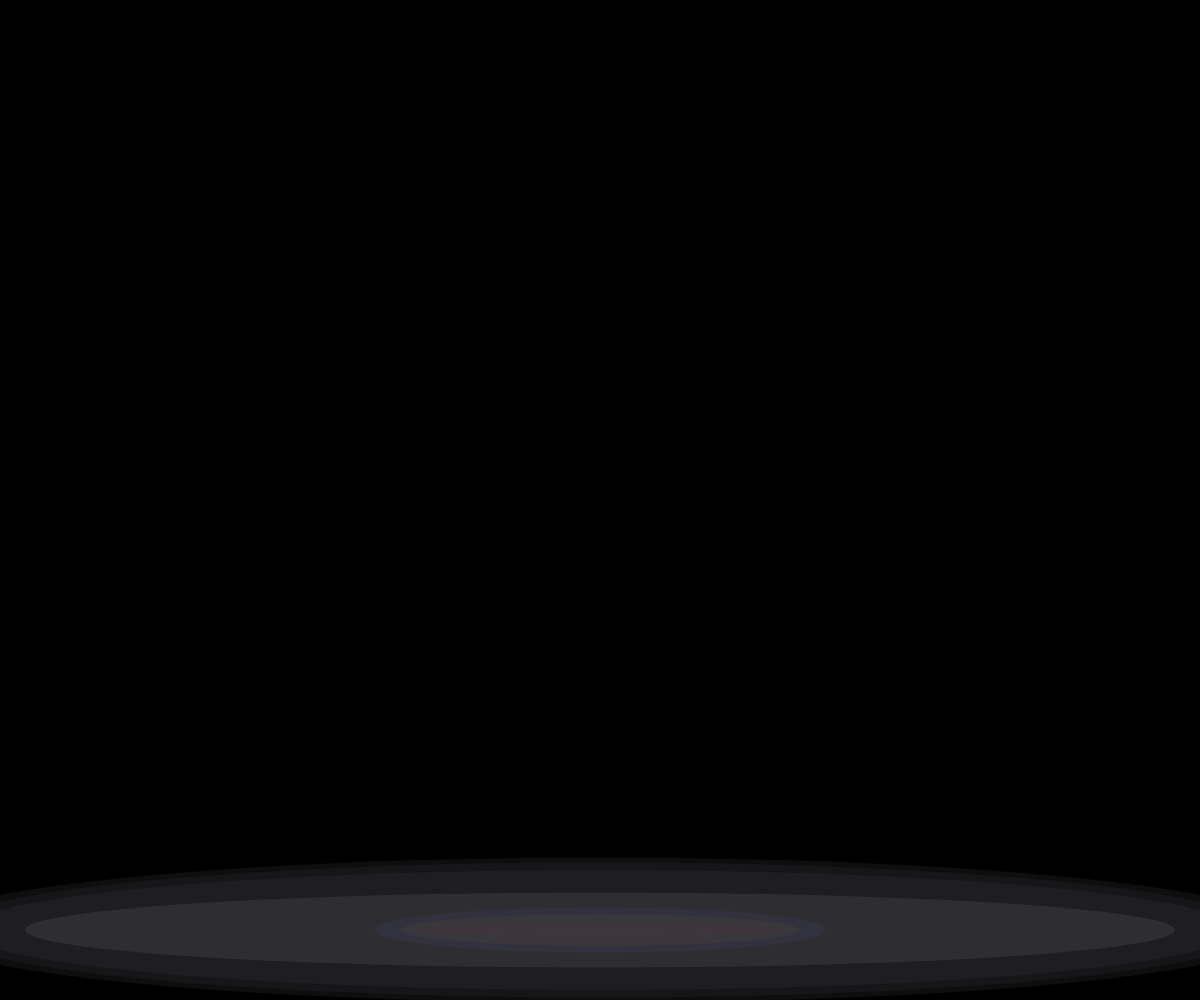
Frame 1 (no input)
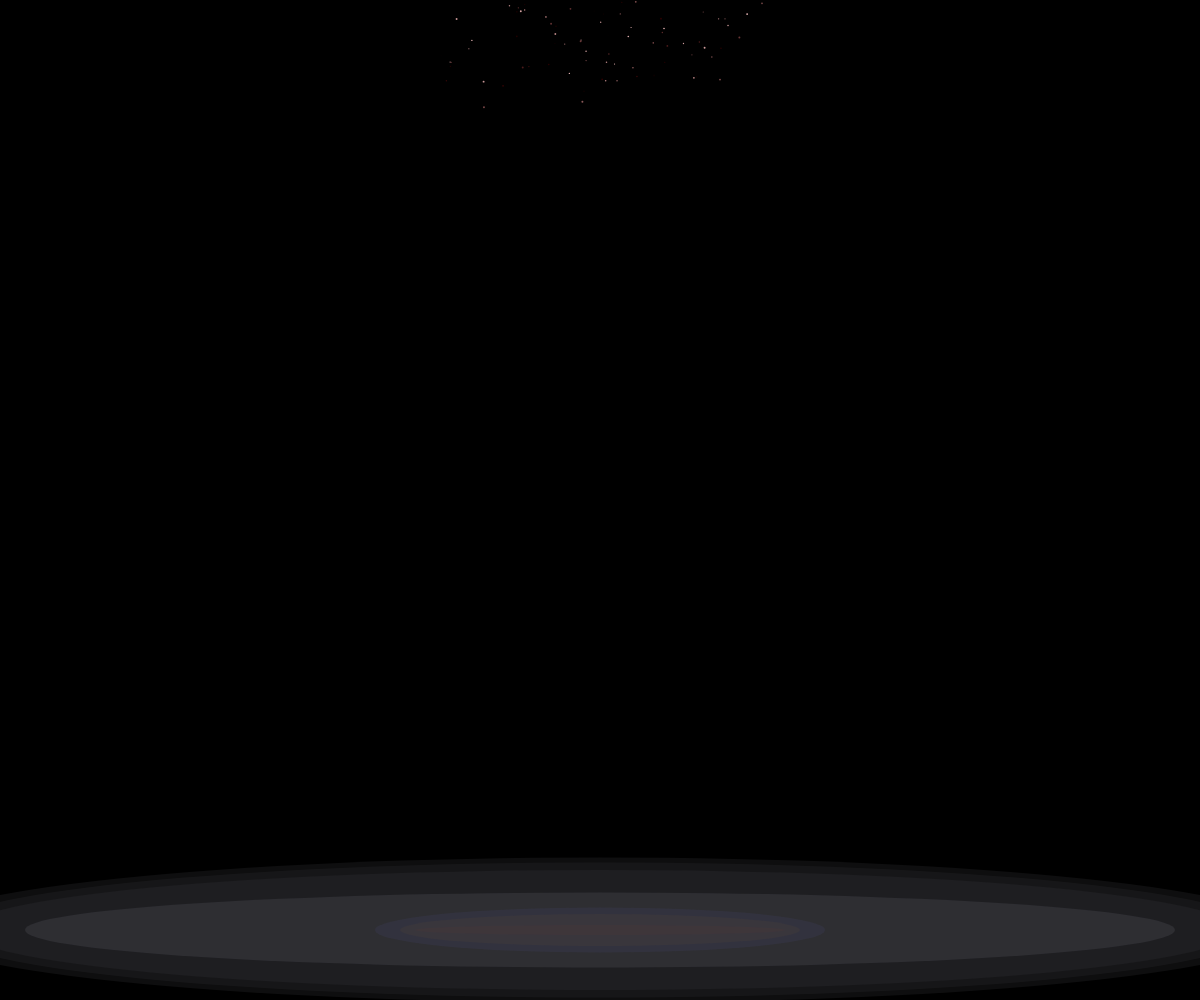
Frame 60 (no input)
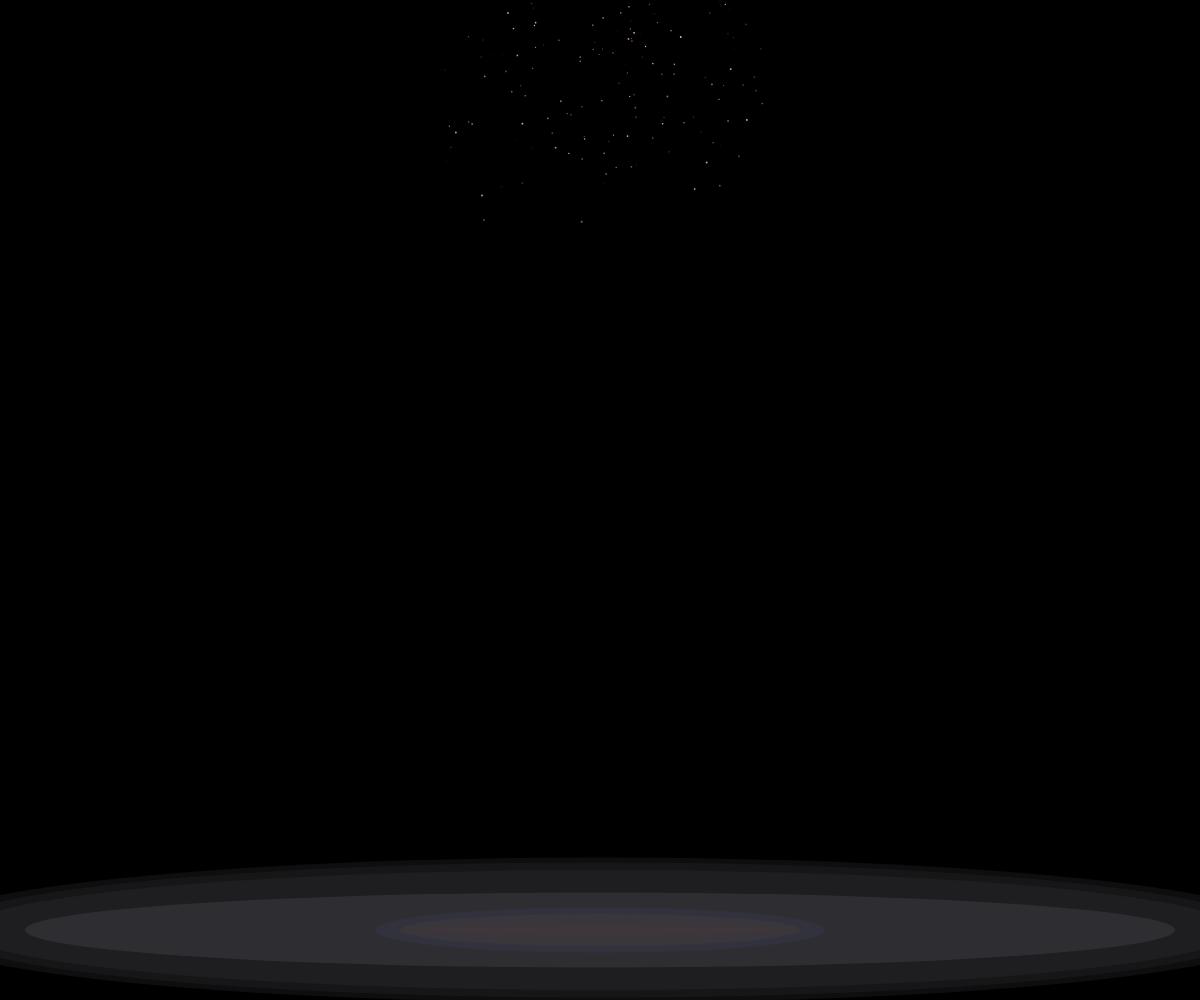
Frame 120 (the mouse pressed at the canvas centre since frame 60)

The p5.js sketch that drew these frames (run headless with seeded random() and noise() and a simulated clock; from frame 60 on, the mouse is pressed at the canvas centre):

// p5.js sketch
// ── sketch.js

let snowflakes = []; // array to hold snowflake objects
let snow_flake_color = [];
let snow_flake_rotate = [];

function setup() {
  
  createCanvas(windowWidth, windowHeight);
  noStroke();
}

function draw() {
  background("#000");
 
  let t = frameCount / 1120; // update time

  // create a random number of snowflakes each frame
  for (let i = 0; i < random(2); i++) {
    snowflakes.push(new snowflake()); // append snowflake object
    snow_flake_color.push(random(0, 255));
    // snow_flake_rotate.push(TWO_PI / random(35.0, 40.0));
  }

  // loop through snowflakes with a for..of loop
  for (i = 0; i < snowflakes.length; i++) {
    snowflakes[i].update(t); // update snowflake position
    push();
    // rotate(snow_flake_rotate[i]);
    fill(snow_flake_color[i] - 20, snow_flake_color[i] - 70, snow_flake_color[i] - 70, 255);
    snowflakes[i].display(); // draw snowflake
    pop();
  }

  push();
  fill(230, 230, 255, 15);
  ellipse(windowWidth / 2, windowHeight - 70, windowWidth + 170, 145);
  pop();

  push();
  fill(230, 230, 255, 10);
  ellipse(windowWidth / 2, windowHeight - 70, windowWidth + 120, 135);
  pop();

  push();
  fill(230, 230, 255, 10);
  ellipse(windowWidth / 2, windowHeight - 70, windowWidth + 70, 120);
  pop();

  push();
  fill(230, 230, 255, 20);
  ellipse(windowWidth / 2, windowHeight - 70, windowWidth - 50, 75);
  pop();

  push();
  fill(100, 100, 200, 20);
  ellipse(windowWidth / 2, windowHeight - 70, 450, 45);
  pop();

  push();
  fill(220, 150, 20, 10);
  ellipse(windowWidth / 2, windowHeight - 70, 400, 32);
  pop();

  push();
  fill(255, 50, 0, 7);
  ellipse(windowWidth / 2, windowHeight - 70, 370, 10);
  pop();
  
}

// snowflake class
function snowflake() {
  // initialize coordinates
  this.posX = random(0, 100);
  this.posY = 0;
  this.initialangle = random(0, 2 * PI);
  this.size = random(1, 2);
  this.raddiv = 7;

  // radius of snowflake spiral
  // chosen so the snowflakes are uniformly spread out in area
  this.radius = sqrt(random(pow(width / 7, 2)));

  this.update = function(time) {
    // x position follows a circle
    let w = 0.3; // angular speed
    let angle = w * time + this.initialangle;
    this.posX = width / 2 + this.radius * sin(angle);

    // different size snowflakes fall at slightly different y speeds
    this.posY += pow(this.size, 1);

    //delete snowflake if past end of screen
    if (this.posY > height - 80) {
      let index = snowflakes.indexOf(this);
      snowflakes.splice(index, 1);
    }
  };

  this.display = function() {
    ellipse(this.posX, this.posY, this.size);
  };
}
